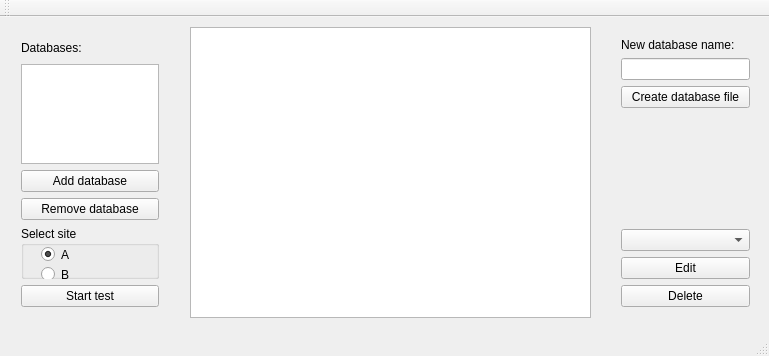
<?xml version="1.0" encoding="UTF-8"?>
<ui version="4.0">
 <class>MainWindow</class>
 <widget class="QMainWindow" name="MainWindow">
  <property name="enabled">
   <bool>true</bool>
  </property>
  <property name="geometry">
   <rect>
    <x>0</x>
    <y>0</y>
    <width>769</width>
    <height>356</height>
   </rect>
  </property>
  <property name="windowTitle">
   <string>EasyLearning</string>
  </property>
  <widget class="QWidget" name="centralWidget">
   <widget class="QWidget" name="verticalLayoutWidget">
    <property name="geometry">
     <rect>
      <x>10</x>
      <y>10</y>
      <width>160</width>
      <height>291</height>
     </rect>
    </property>
    <layout class="QVBoxLayout" name="verticalLayout">
     <item>
      <widget class="QLabel" name="lbDBList">
       <property name="maximumSize">
        <size>
         <width>16777215</width>
         <height>20</height>
        </size>
       </property>
       <property name="text">
        <string>Databases:</string>
       </property>
      </widget>
     </item>
     <item>
      <widget class="QListView" name="listView">
       <property name="maximumSize">
        <size>
         <width>16777215</width>
         <height>100</height>
        </size>
       </property>
      </widget>
     </item>
     <item>
      <widget class="QPushButton" name="btnSelectDB">
       <property name="text">
        <string>Add database</string>
       </property>
      </widget>
     </item>
     <item>
      <widget class="QPushButton" name="btnRemove">
       <property name="text">
        <string>Remove database</string>
       </property>
      </widget>
     </item>
     <item>
      <widget class="QGroupBox" name="groupBox">
       <property name="maximumSize">
        <size>
         <width>16777215</width>
         <height>70</height>
        </size>
       </property>
       <property name="title">
        <string>Select site</string>
       </property>
       <widget class="QRadioButton" name="rdbSiteA">
        <property name="geometry">
         <rect>
          <x>20</x>
          <y>20</y>
          <width>82</width>
          <height>17</height>
         </rect>
        </property>
        <property name="text">
         <string>A</string>
        </property>
        <property name="checked">
         <bool>true</bool>
        </property>
       </widget>
       <widget class="QRadioButton" name="rdbSiteB">
        <property name="geometry">
         <rect>
          <x>20</x>
          <y>40</y>
          <width>82</width>
          <height>17</height>
         </rect>
        </property>
        <property name="text">
         <string>B</string>
        </property>
       </widget>
      </widget>
     </item>
     <item>
      <widget class="QPushButton" name="btnStart">
       <property name="text">
        <string>Start test</string>
       </property>
      </widget>
     </item>
    </layout>
   </widget>
   <widget class="QTableView" name="tableView">
    <property name="geometry">
     <rect>
      <x>190</x>
      <y>10</y>
      <width>401</width>
      <height>291</height>
     </rect>
    </property>
   </widget>
   <widget class="QWidget" name="verticalLayoutWidget_2">
    <property name="geometry">
     <rect>
      <x>610</x>
      <y>10</y>
      <width>151</width>
      <height>291</height>
     </rect>
    </property>
    <layout class="QVBoxLayout" name="verticalLayout_2">
     <item>
      <widget class="QLabel" name="label">
       <property name="maximumSize">
        <size>
         <width>16777215</width>
         <height>20</height>
        </size>
       </property>
       <property name="text">
        <string>New database name:</string>
       </property>
      </widget>
     </item>
     <item>
      <widget class="QLineEdit" name="edtName"/>
     </item>
     <item>
      <widget class="QPushButton" name="btnCreate">
       <property name="text">
        <string>Create database file</string>
       </property>
      </widget>
     </item>
     <item>
      <spacer name="verticalSpacer">
       <property name="orientation">
        <enum>Qt::Vertical</enum>
       </property>
       <property name="sizeHint" stdset="0">
        <size>
         <width>20</width>
         <height>40</height>
        </size>
       </property>
      </spacer>
     </item>
     <item>
      <widget class="QComboBox" name="cmbxFileList"/>
     </item>
     <item>
      <widget class="QPushButton" name="btnEdit">
       <property name="text">
        <string>Edit</string>
       </property>
      </widget>
     </item>
     <item>
      <widget class="QPushButton" name="btnDelete">
       <property name="text">
        <string>Delete</string>
       </property>
      </widget>
     </item>
    </layout>
   </widget>
  </widget>
  <widget class="QToolBar" name="mainToolBar">
   <attribute name="toolBarArea">
    <enum>TopToolBarArea</enum>
   </attribute>
   <attribute name="toolBarBreak">
    <bool>false</bool>
   </attribute>
  </widget>
  <widget class="QStatusBar" name="statusBar"/>
  <widget class="QMenuBar" name="menuBar">
   <property name="geometry">
    <rect>
     <x>0</x>
     <y>0</y>
     <width>769</width>
     <height>21</height>
    </rect>
   </property>
  </widget>
  <action name="actionCreate_database">
   <property name="text">
    <string>Create</string>
   </property>
  </action>
  <action name="actionDelete_database">
   <property name="text">
    <string>Delete</string>
   </property>
  </action>
  <action name="actionEdit_database">
   <property name="text">
    <string>Edit</string>
   </property>
  </action>
  <action name="actionPrint">
   <property name="text">
    <string>Print</string>
   </property>
  </action>
  <action name="actionPDF">
   <property name="text">
    <string>Statistics</string>
   </property>
  </action>
  <action name="actionSite_A">
   <property name="text">
    <string>Site A</string>
   </property>
  </action>
  <action name="actionOpen">
   <property name="text">
    <string>Open...</string>
   </property>
  </action>
 </widget>
 <layoutdefault spacing="6" margin="11"/>
 <resources/>
 <connections/>
</ui>
